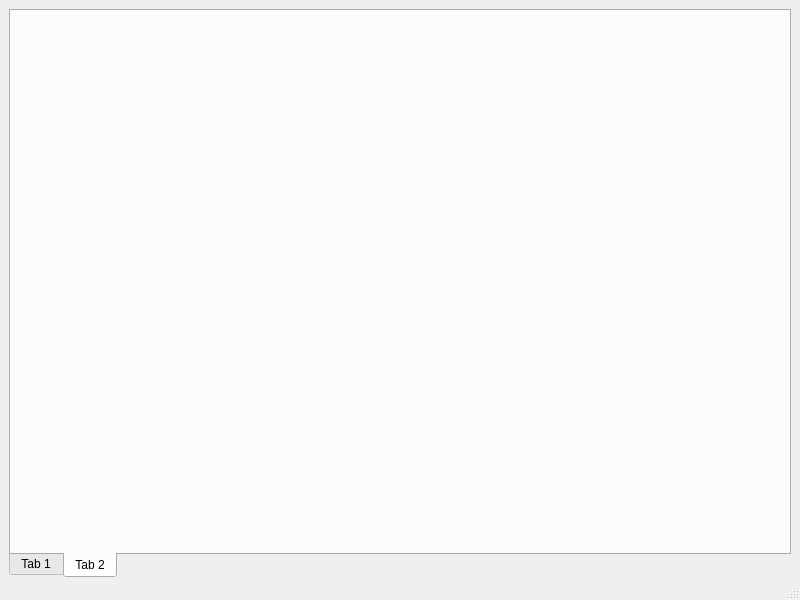
<?xml version="1.0" encoding="UTF-8"?>
<ui version="4.0">
 <class>MainWindow</class>
 <widget class="QMainWindow" name="MainWindow">
  <property name="geometry">
   <rect>
    <x>0</x>
    <y>0</y>
    <width>800</width>
    <height>600</height>
   </rect>
  </property>
  <property name="windowTitle">
   <string>MainWindow</string>
  </property>
  <property name="windowOpacity">
   <double>0.950000000000000</double>
  </property>
  <widget class="QWidget" name="centralwidget">
   <layout class="QVBoxLayout" name="verticalLayout">
    <property name="bottomMargin">
     <number>0</number>
    </property>
    <item>
     <widget class="QTabWidget" name="tabWidget">
      <property name="autoFillBackground">
       <bool>false</bool>
      </property>
      <property name="tabPosition">
       <enum>QTabWidget::South</enum>
      </property>
      <property name="currentIndex">
       <number>1</number>
      </property>
      <widget class="QWidget" name="tab">
       <attribute name="title">
        <string>Tab 1</string>
       </attribute>
       <layout class="QVBoxLayout" name="verticalLayout_3">
        <item>
         <layout class="QVBoxLayout" name="verticalLayout_2">
          <item>
           <widget class="QReadMessagesWidget" name="widget_2"/>
          </item>
         </layout>
        </item>
       </layout>
      </widget>
      <widget class="QWidget" name="tab_2">
       <attribute name="title">
        <string>Tab 2</string>
       </attribute>
       <layout class="QVBoxLayout" name="verticalLayout_5">
        <item>
         <layout class="QVBoxLayout" name="verticalLayout_4">
          <item>
           <widget class="QSendWidget" name="widget"/>
          </item>
         </layout>
        </item>
       </layout>
      </widget>
     </widget>
    </item>
   </layout>
  </widget>
  <widget class="QMenuBar" name="menubar">
   <property name="geometry">
    <rect>
     <x>0</x>
     <y>0</y>
     <width>800</width>
     <height>25</height>
    </rect>
   </property>
  </widget>
  <widget class="QStatusBar" name="statusbar"/>
 </widget>
 <customwidgets>
  <customwidget>
   <class>QReadMessagesWidget</class>
   <extends>QFrame</extends>
   <header>qreadmessageswidget.h</header>
   <container>1</container>
  </customwidget>
  <customwidget>
   <class>QSendWidget</class>
   <extends>QFrame</extends>
   <header>qsendwidget.h</header>
   <container>1</container>
  </customwidget>
 </customwidgets>
 <resources/>
 <connections/>
</ui>
